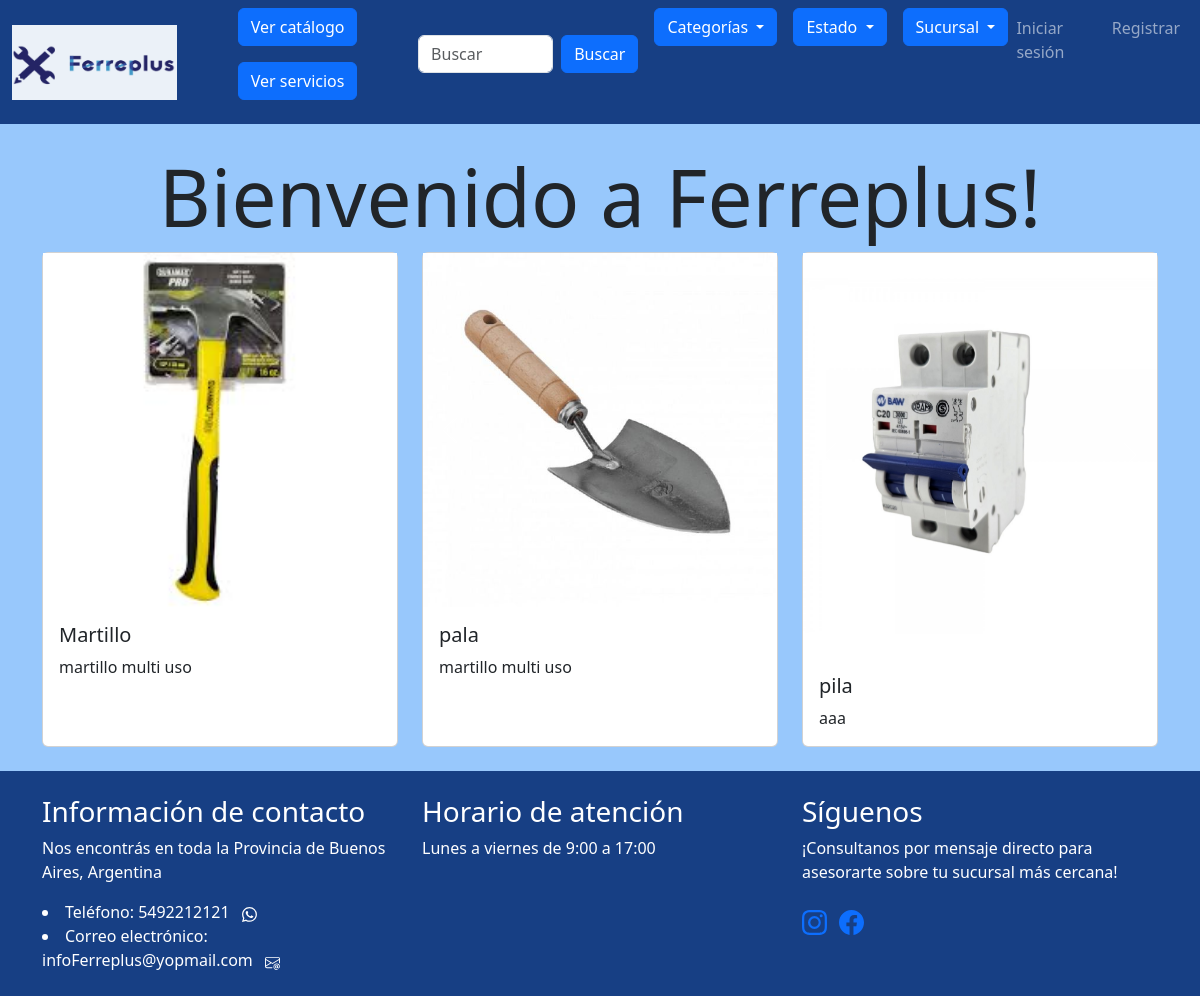
Before: / with the older database file.
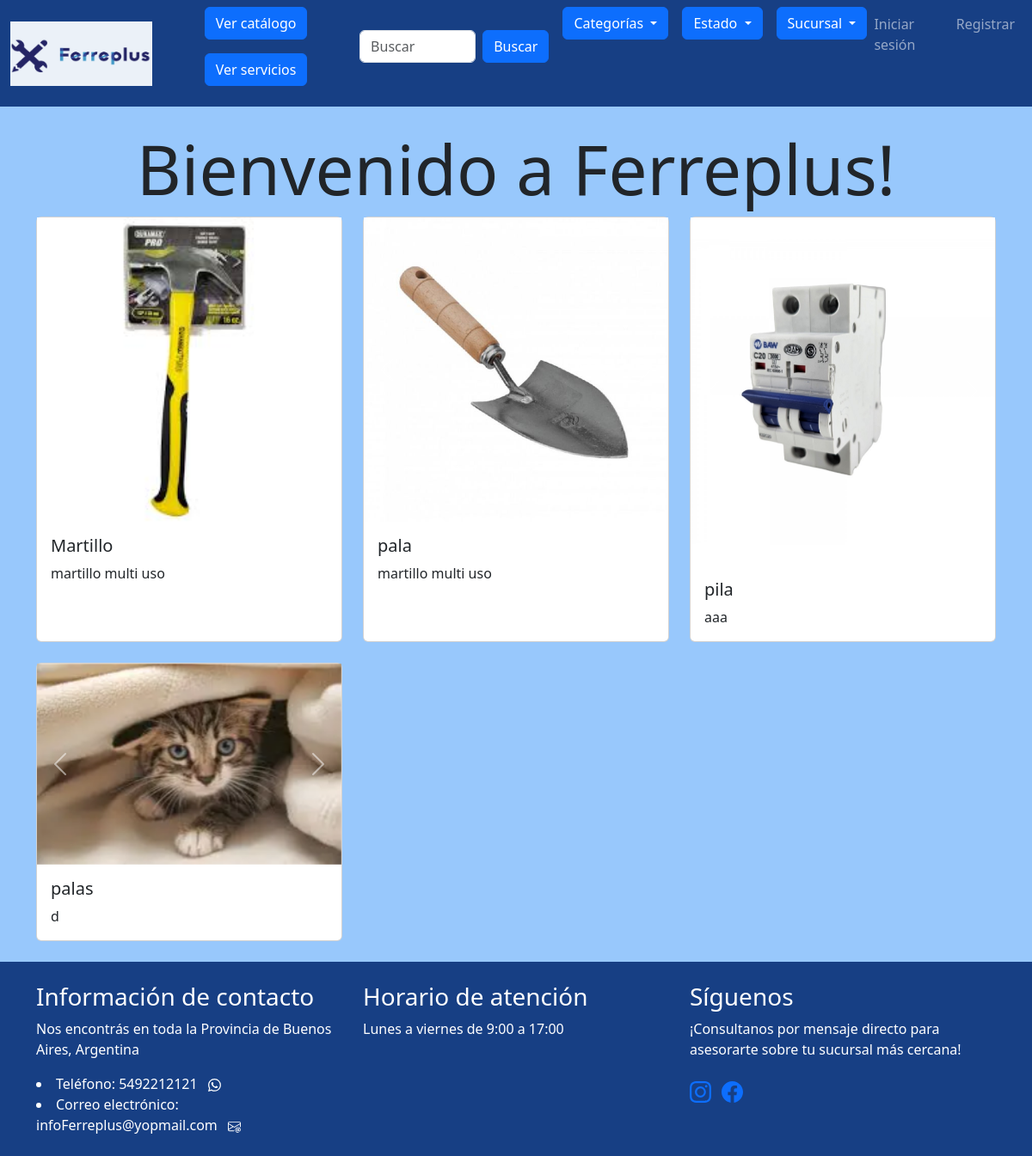
After: the same page with the newer database file.
### catalogo/models.py (models this page shows, shortened)
class ProductoCatalogo(models.Model):
    id = models.AutoField(primary_key=True)
    nombre = models.CharField(max_length=100)
    descripcion = models.CharField(max_length=500)
    imagen_principal = models.ImageField(upload_to='imagenes/')
    imagen_extra1 = models.ImageField(upload_to='imagenes/', blank=True, null=True)
    imagen_extra2 = models.ImageField(upload_to='imagenes/', blank=True, null=True)
    imagen_extra3 = models.ImageField(upload_to='imagenes/', blank=True, null=True)
    slug = models.SlugField(null=True, blank=True)
    visible = models.BooleanField(default=True)

### homepage/views.py (the view)
# urls.py: path("", views.tu_vista, name='homepage'),
def tu_vista(request):
    if request.user.is_authenticated:
        lista_productos = Producto.objects.exclude(cliente=request.user)
    else:
        lista_productos = Producto.objects.all()
    intercambios_aceptados_o_realizados = Intercambio.objects.filter(estado__in=['aceptado', 'realizado']).values_list('producto_solicitante', 'producto_receptor')
    productos_excluir = set()
    for productos in intercambios_aceptados_o_realizados:
        productos_excluir.update(productos)
    lista_productos = lista_productos.exclude(id__in=productos_excluir)
    productos_catalogo = ProductoCatalogo.objects.all()
    contexto = {
        'lista_productos': lista_productos,
        'productos_catalogo': productos_catalogo
    }
    return render(request, "homepage/homepage.html", contexto)

### project/context_processors.py (called while the page is built)
def agregar_datos_a_contexto(request):
    sucursales = Sucursal.objects.all()
    estados_list = ["Nuevo - Sin uso", "Usado", "Restaurado", "Para reparar", "Para piezas", "Con defectos leves"]
    categorias_list = ["Herramientas", "Construcción", "Ferretería general", "Electricidad", "Fontanería", "Jardín"]
    return {
        'sucursales': sucursales,
        'estados_list': estados_list,
        'categorias_list': categorias_list,
    }

### homepage/templates/homepage/homepage.html (shortened to what this page needs)
{% extends "homepage/base.html" %}
{% block content %}
<!DOCTYPE html>
<html lang="es">
<head>
</head>
<body>
    <main>
        <div class="container text-center">
            <h1 class="display-1">Bienvenido a Ferreplus!</h1>
        </div>
        {% if not request.user.is_staff %}
        <div class="container">
            <div class="row">
                {% for producto in productos_catalogo %}
                <div class="col-md-4 mb-4">
                    <div class="card h-100">
                        <div id="carouselExample{{ forloop.counter }}" class="carousel slide" data-bs-ride="carousel">
                            <div class="carousel-inner">
                                <div class="carousel-item active">
                                    <img src="{{ producto.imagen_principal.url }}" class="d-block w-100" alt="...">
                                </div>
                            </div>
                            <button class="carousel-control-prev" type="button" data-bs-target="#carouselExample{{ forloop.counter }}" data-bs-slide="prev">
                                <span class="carousel-control-prev-icon" aria-hidden="true"></span>
                            </button>
                            <button class="carousel-control-next" type="button" data-bs-target="#carouselExample{{ forloop.counter }}" data-bs-slide="next">
                                <span class="carousel-control-next-icon" aria-hidden="true"></span>
                            </button>
                        </div>
                        <div class="card-body">
                            <h5 class="card-title">{{ producto.nombre }}</h5>
                            <p class="card-text">{{ producto.descripcion }}</p>
                        </div>
                    </div>
                </div>
                {% endfor %}
            </div>
        </div>
        {% endif %}
    </main>
</body>
</html>
{% endblock %}

Changed rows visible on the page:
added ProductoCatalogo: imagen_principal (picture), nombre "palas", descripcion "d"
